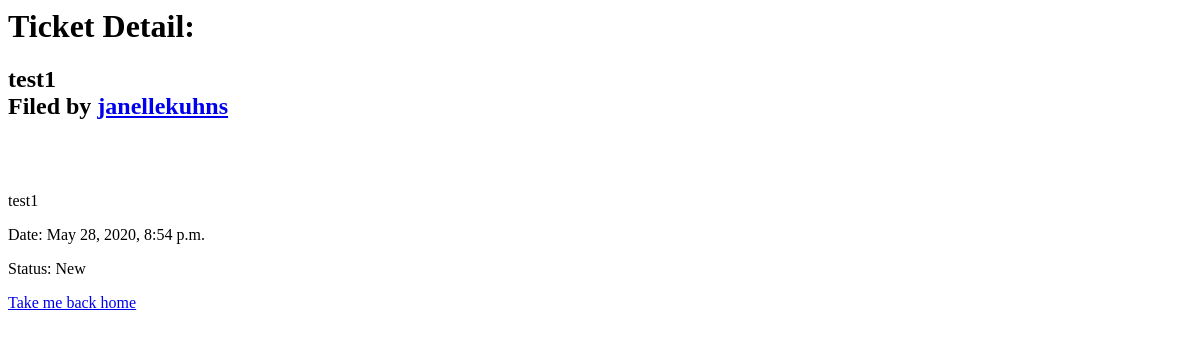
The page /ticket/1/ (signed in) on the database as committed earlier.
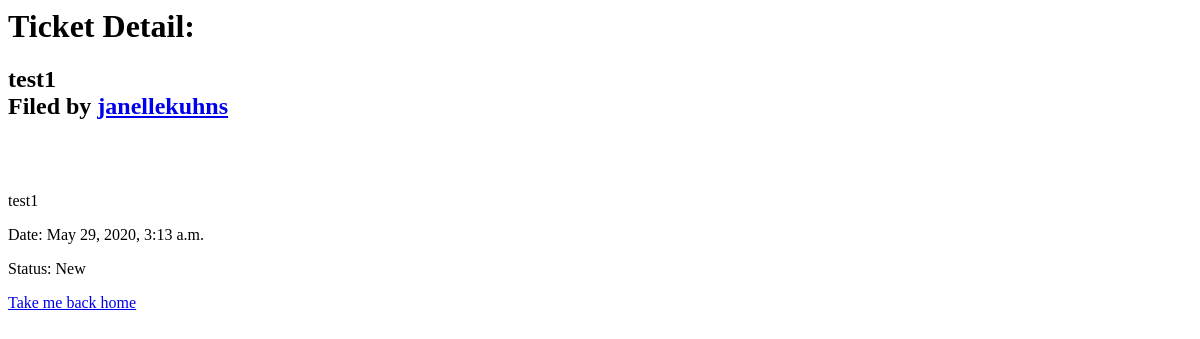
The same page on the database as committed later.
### bugtrackerapp/models.py (models this page shows, shortened)
class Ticket(models.Model):
    title = models.CharField(max_length=100)
    date = models.DateTimeField(default=timezone.now)
    description = models.CharField(max_length=250)
    filing_user = models.ForeignKey(CustomUser, on_delete=models.CASCADE, related_name='filing_user')
    NEW = 'New'
    IN_PROGRESS = 'In Progress'
    DONE = 'Done'
    INVALID = 'Invalid'
    TICKET_STATUS_CHOICES = [
        (NEW, 'New'),
        (IN_PROGRESS, 'In Progress'),
        (DONE, 'Done'),
        (INVALID, 'Invalid')
    ]
    ticket_status = models.CharField(max_length=25, choices=TICKET_STATUS_CHOICES, default=NEW)
    assigned_user = models.ForeignKey(CustomUser, on_delete=models.CASCADE, related_name='assigned_user', blank=True, null=True)
    completed_user = models.ForeignKey(CustomUser, on_delete=models.CASCADE, related_name='completed_user', blank=True, null=True)

class CustomUser(AbstractUser):
    pass

### bugtrackerapp/views.py (the view)
# urls.py: path('ticket/<int:id>/', views.ticket_detail, name='ticket'),
@login_required
def ticket_detail(request, id):
    ticket = Ticket.objects.get(id=id)
    return render(request, 'ticketdetail.html', {'ticket': ticket})

### bugtrackerapp/templates/ticketdetail.html (shortened to what this page needs)
<h1>Ticket Detail:</h1>
    <h2>{{ticket.title}} <br>Filed by <a href="/user/{{ticket.filing_user.id}}"> {{ticket.filing_user}}</a></h2>
    <p>{{ticket.description}}</p>
    <p>Date: {{ticket.date}} </p>
    <p>Status: {{ticket.ticket_status}} </p>
<a href="/">Take me back home</a>

Rows that differ between the two databases and show on the page:
changed Ticket "test1": date "May 28, 2020, 8:54 p.m." → "May 29, 2020, 3:13 a.m."
